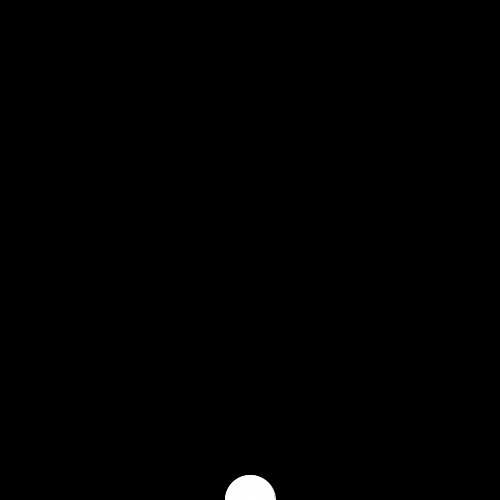
Frame 1 (no input)
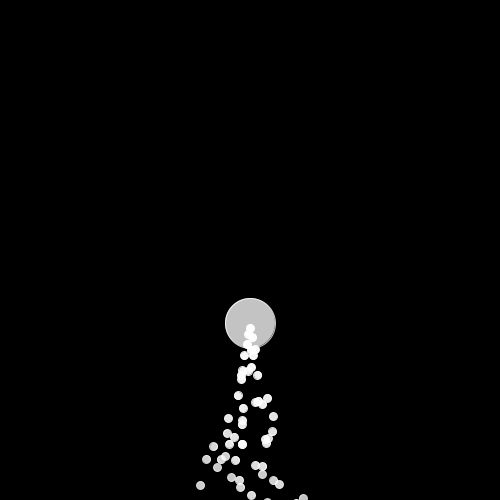
Frame 60 (the mouse pressed at the canvas centre just before this capture)
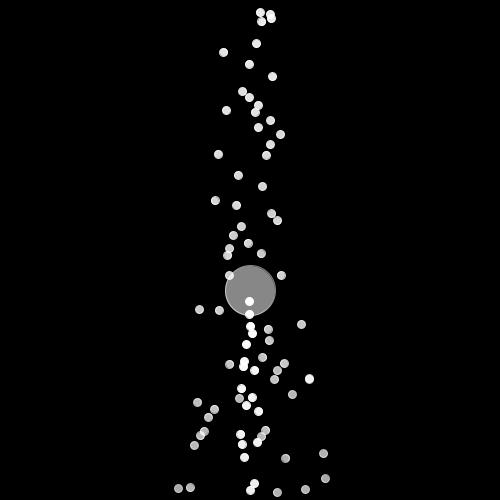
Frame 120 (the mouse held since frame 60 and released just before this capture)

The Processing sketch that drew these frames (run headless with seeded random() and noise(); from frame 60 on, the mouse is pressed at the canvas centre):

// Processing sketch: processing_169391
// ── processing_169391.pde


ParticleSystem ps;

float posX;
float speedX;
float speedY;
float posY;
float gravity;


void setup(){
  size(500, 500);
  
  ps = new ParticleSystem(new PVector(posX,posY));
  
  speedY = 0;
  speedX = 0;
  posX = width/2;
  posY = height;
  gravity = -0.1;
  speedX = -5;
}

void draw(){
  background(0);
  
  ps.addParticle();
  ps.run();
  
  
  posY += speedY;
  speedY += gravity;
  
  if(keyPressed){
    if(key =='s' || key =='S'){ 
         speedY = 5;
  }
    if(key == 'a' || key =='A'){
        
        posX += speedX;
        
      
      }
    if(key == 'd' || key =='D'){
        
        posX -= speedX;
      }
    
  }

  
  
   // if(particle)
  
  
  if(posY < 0){
    posY = 500;
    }
  ellipse(posX, posY, 50, 50);
}





class Particle {
  PVector location;
  PVector velocity;
  PVector acceleration;
  float lifespan;



  Particle(PVector l) {
    acceleration = new PVector(0,0.05);
    velocity = new PVector(random(-1,1),random(-2,0));
    location = new PVector(posX,posY);
    
    lifespan = 255.0;
  }



  void run() {
    update();
    display();
  }




  // Method to update location
  void update() {
    velocity.add(acceleration);
    location.add(velocity);
    lifespan -= 1.0;
  }



  // Method to display
  void display() {
    stroke(255,lifespan);
    fill(255,lifespan);
    ellipse(location.x,location.y,8,8);
  }
  
  
  
  // Is the particle still useful?
  boolean isDead() {
    if (lifespan < 0.0) {
      return true;
    } else {
      return false;
    }
  }
}




// A class to describe a group of Particles
// An ArrayList is used to manage the list of Particles 

class ParticleSystem {
  ArrayList<Particle> particles;
  PVector origin;

  ParticleSystem(PVector location) {
    origin = location.get();
    particles = new ArrayList<Particle>();
  }

  void addParticle() {
    particles.add(new Particle(origin));
  }

  void run() {
    for (int i = particles.size()-1; i >= 0; i--) {
      Particle p = particles.get(i);
      p.run();
      if (p.isDead()) {
        particles.remove(i);
      }
    }
  }
}
